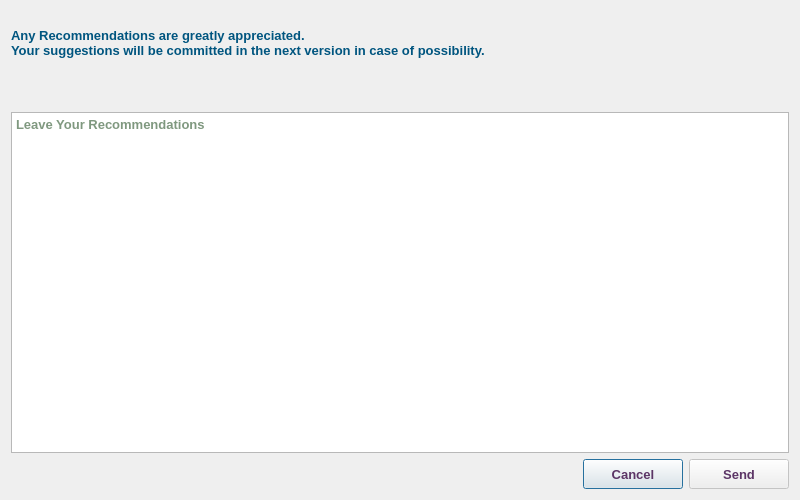
<?xml version="1.0" encoding="UTF-8"?>
<ui version="4.0">
 <class>RecommendationDialog</class>
 <widget class="QDialog" name="RecommendationDialog">
  <property name="geometry">
   <rect>
    <x>0</x>
    <y>0</y>
    <width>800</width>
    <height>500</height>
   </rect>
  </property>
  <property name="minimumSize">
   <size>
    <width>800</width>
    <height>500</height>
   </size>
  </property>
  <property name="maximumSize">
   <size>
    <width>801</width>
    <height>501</height>
   </size>
  </property>
  <property name="font">
   <font>
    <family>Tahoma</family>
    <pointsize>10</pointsize>
   </font>
  </property>
  <property name="windowTitle">
   <string>Recommendation</string>
  </property>
  <property name="windowIcon">
   <iconset resource="../../../../image.qrc">
    <normaloff>:/Image/recommendation.png</normaloff>:/Image/recommendation.png</iconset>
  </property>
  <layout class="QVBoxLayout" name="verticalLayout">
   <item>
    <layout class="QHBoxLayout" name="horizontalLayout">
     <item>
      <widget class="QLabel" name="label_2">
       <property name="font">
        <font>
         <family>Tahoma</family>
         <pointsize>10</pointsize>
         <weight>75</weight>
         <bold>true</bold>
        </font>
       </property>
       <property name="styleSheet">
        <string notr="true">color: rgb(0, 85, 127);</string>
       </property>
       <property name="text">
        <string>Any Recommendations are greatly appreciated.
Your suggestions will be committed in the next version in case of possibility.</string>
       </property>
      </widget>
     </item>
     <item>
      <widget class="QLabel" name="label">
       <property name="minimumSize">
        <size>
         <width>64</width>
         <height>64</height>
        </size>
       </property>
       <property name="maximumSize">
        <size>
         <width>64</width>
         <height>64</height>
        </size>
       </property>
       <property name="font">
        <font>
         <family>Tahoma</family>
         <pointsize>10</pointsize>
        </font>
       </property>
       <property name="text">
        <string/>
       </property>
       <property name="pixmap">
        <pixmap resource="../../../../image.qrc">:/Image/recommendation.png</pixmap>
       </property>
       <property name="scaledContents">
        <bool>true</bool>
       </property>
      </widget>
     </item>
    </layout>
   </item>
   <item>
    <widget class="QLabel" name="userLbl">
     <property name="minimumSize">
      <size>
       <width>300</width>
       <height>25</height>
      </size>
     </property>
     <property name="maximumSize">
      <size>
       <width>16777215</width>
       <height>25</height>
      </size>
     </property>
     <property name="font">
      <font>
       <family>Tahoma</family>
       <pointsize>10</pointsize>
       <weight>75</weight>
       <bold>true</bold>
      </font>
     </property>
     <property name="styleSheet">
      <string notr="true">color: rgb(85, 0, 127);</string>
     </property>
     <property name="text">
      <string/>
     </property>
    </widget>
   </item>
   <item>
    <widget class="QTextEdit" name="recomTE">
     <property name="font">
      <font>
       <family>Tahoma</family>
       <pointsize>10</pointsize>
       <weight>75</weight>
       <bold>true</bold>
      </font>
     </property>
     <property name="styleSheet">
      <string notr="true">color: rgb(0, 50, 0);</string>
     </property>
     <property name="placeholderText">
      <string>Leave Your Recommendations</string>
     </property>
    </widget>
   </item>
   <item>
    <layout class="QHBoxLayout" name="horizontalLayout_2">
     <item>
      <spacer name="horizontalSpacer">
       <property name="font">
        <font>
         <family>Tahoma</family>
         <pointsize>10</pointsize>
        </font>
       </property>
       <property name="orientation">
        <enum>Qt::Horizontal</enum>
       </property>
       <property name="sizeHint" stdset="0">
        <size>
         <width>40</width>
         <height>20</height>
        </size>
       </property>
      </spacer>
     </item>
     <item>
      <widget class="QPushButton" name="cancelBtn">
       <property name="minimumSize">
        <size>
         <width>100</width>
         <height>30</height>
        </size>
       </property>
       <property name="maximumSize">
        <size>
         <width>200</width>
         <height>30</height>
        </size>
       </property>
       <property name="font">
        <font>
         <family>Tahoma</family>
         <pointsize>10</pointsize>
         <weight>75</weight>
         <bold>true</bold>
        </font>
       </property>
       <property name="styleSheet">
        <string notr="true">color: rgb(92, 53, 102);</string>
       </property>
       <property name="text">
        <string>Cancel</string>
       </property>
      </widget>
     </item>
     <item>
      <widget class="QPushButton" name="okBtn">
       <property name="enabled">
        <bool>false</bool>
       </property>
       <property name="sizePolicy">
        <sizepolicy hsizetype="Preferred" vsizetype="Fixed">
         <horstretch>0</horstretch>
         <verstretch>0</verstretch>
        </sizepolicy>
       </property>
       <property name="minimumSize">
        <size>
         <width>100</width>
         <height>30</height>
        </size>
       </property>
       <property name="maximumSize">
        <size>
         <width>200</width>
         <height>30</height>
        </size>
       </property>
       <property name="font">
        <font>
         <family>Tahoma</family>
         <pointsize>10</pointsize>
         <weight>75</weight>
         <bold>true</bold>
        </font>
       </property>
       <property name="styleSheet">
        <string notr="true">color: rgb(92, 53, 102);</string>
       </property>
       <property name="text">
        <string>Send</string>
       </property>
       <property name="icon">
        <iconset resource="../../../../image.qrc">
         <normaloff>:/Image/send.png</normaloff>:/Image/send.png</iconset>
       </property>
       <property name="iconSize">
        <size>
         <width>20</width>
         <height>20</height>
        </size>
       </property>
      </widget>
     </item>
    </layout>
   </item>
  </layout>
 </widget>
 <tabstops>
  <tabstop>recomTE</tabstop>
  <tabstop>okBtn</tabstop>
  <tabstop>cancelBtn</tabstop>
 </tabstops>
 <resources>
  <include location="../../../../image.qrc"/>
 </resources>
 <connections/>
</ui>
